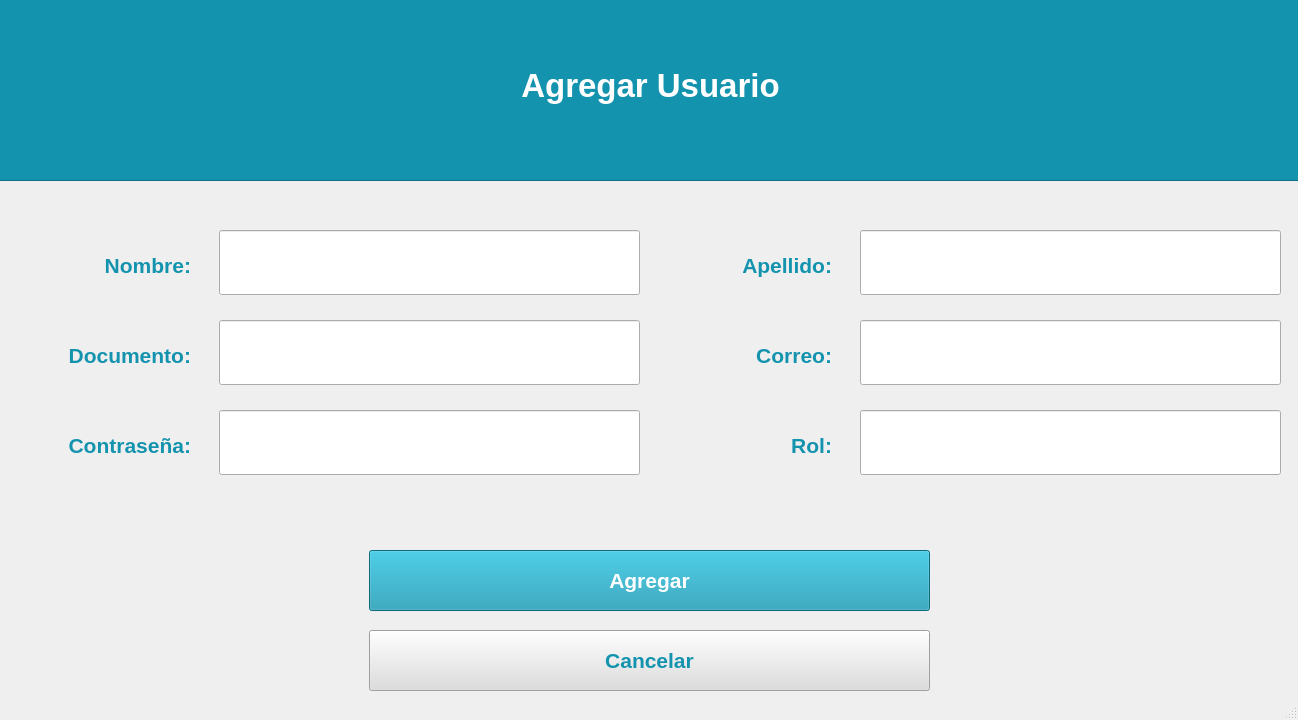
<?xml version="1.0" encoding="UTF-8"?>
<ui version="4.0">
 <class>MainWindow</class>
 <widget class="QMainWindow" name="MainWindow">
  <property name="geometry">
   <rect>
    <x>0</x>
    <y>0</y>
    <width>1298</width>
    <height>720</height>
   </rect>
  </property>
  <property name="minimumSize">
   <size>
    <width>1298</width>
    <height>720</height>
   </size>
  </property>
  <property name="maximumSize">
   <size>
    <width>1298</width>
    <height>720</height>
   </size>
  </property>
  <property name="windowTitle">
   <string>MainWindow</string>
  </property>
  <widget class="QWidget" name="centralwidget">
   <widget class="QPushButton" name="Agregar">
    <property name="geometry">
     <rect>
      <x>369</x>
      <y>550</y>
      <width>561</width>
      <height>61</height>
     </rect>
    </property>
    <property name="palette">
     <palette>
      <active>
       <colorrole role="WindowText">
        <brush brushstyle="SolidPattern">
         <color alpha="255">
          <red>255</red>
          <green>255</green>
          <blue>255</blue>
         </color>
        </brush>
       </colorrole>
       <colorrole role="Button">
        <brush brushstyle="SolidPattern">
         <color alpha="255">
          <red>20</red>
          <green>147</green>
          <blue>174</blue>
         </color>
        </brush>
       </colorrole>
       <colorrole role="ButtonText">
        <brush brushstyle="SolidPattern">
         <color alpha="255">
          <red>255</red>
          <green>255</green>
          <blue>255</blue>
         </color>
        </brush>
       </colorrole>
       <colorrole role="Base">
        <brush brushstyle="SolidPattern">
         <color alpha="255">
          <red>20</red>
          <green>147</green>
          <blue>174</blue>
         </color>
        </brush>
       </colorrole>
       <colorrole role="Window">
        <brush brushstyle="SolidPattern">
         <color alpha="255">
          <red>20</red>
          <green>147</green>
          <blue>174</blue>
         </color>
        </brush>
       </colorrole>
      </active>
      <inactive>
       <colorrole role="WindowText">
        <brush brushstyle="SolidPattern">
         <color alpha="255">
          <red>255</red>
          <green>255</green>
          <blue>255</blue>
         </color>
        </brush>
       </colorrole>
       <colorrole role="Button">
        <brush brushstyle="SolidPattern">
         <color alpha="255">
          <red>20</red>
          <green>147</green>
          <blue>174</blue>
         </color>
        </brush>
       </colorrole>
       <colorrole role="ButtonText">
        <brush brushstyle="SolidPattern">
         <color alpha="255">
          <red>255</red>
          <green>255</green>
          <blue>255</blue>
         </color>
        </brush>
       </colorrole>
       <colorrole role="Base">
        <brush brushstyle="SolidPattern">
         <color alpha="255">
          <red>20</red>
          <green>147</green>
          <blue>174</blue>
         </color>
        </brush>
       </colorrole>
       <colorrole role="Window">
        <brush brushstyle="SolidPattern">
         <color alpha="255">
          <red>20</red>
          <green>147</green>
          <blue>174</blue>
         </color>
        </brush>
       </colorrole>
      </inactive>
      <disabled>
       <colorrole role="WindowText">
        <brush brushstyle="SolidPattern">
         <color alpha="255">
          <red>120</red>
          <green>120</green>
          <blue>120</blue>
         </color>
        </brush>
       </colorrole>
       <colorrole role="Button">
        <brush brushstyle="SolidPattern">
         <color alpha="255">
          <red>20</red>
          <green>147</green>
          <blue>174</blue>
         </color>
        </brush>
       </colorrole>
       <colorrole role="ButtonText">
        <brush brushstyle="SolidPattern">
         <color alpha="255">
          <red>120</red>
          <green>120</green>
          <blue>120</blue>
         </color>
        </brush>
       </colorrole>
       <colorrole role="Base">
        <brush brushstyle="SolidPattern">
         <color alpha="255">
          <red>20</red>
          <green>147</green>
          <blue>174</blue>
         </color>
        </brush>
       </colorrole>
       <colorrole role="Window">
        <brush brushstyle="SolidPattern">
         <color alpha="255">
          <red>20</red>
          <green>147</green>
          <blue>174</blue>
         </color>
        </brush>
       </colorrole>
      </disabled>
     </palette>
    </property>
    <property name="font">
     <font>
      <pointsize>16</pointsize>
      <weight>75</weight>
      <italic>false</italic>
      <bold>true</bold>
      <underline>false</underline>
      <strikeout>false</strikeout>
     </font>
    </property>
    <property name="styleSheet">
     <string notr="true">background-color: rgb(20, 147, 174)</string>
    </property>
    <property name="text">
     <string>Agregar</string>
    </property>
   </widget>
   <widget class="QPushButton" name="Cancelar">
    <property name="geometry">
     <rect>
      <x>369</x>
      <y>630</y>
      <width>561</width>
      <height>61</height>
     </rect>
    </property>
    <property name="palette">
     <palette>
      <active>
       <colorrole role="Button">
        <brush brushstyle="SolidPattern">
         <color alpha="255">
          <red>221</red>
          <green>221</green>
          <blue>221</blue>
         </color>
        </brush>
       </colorrole>
       <colorrole role="ButtonText">
        <brush brushstyle="SolidPattern">
         <color alpha="255">
          <red>20</red>
          <green>147</green>
          <blue>174</blue>
         </color>
        </brush>
       </colorrole>
       <colorrole role="Base">
        <brush brushstyle="SolidPattern">
         <color alpha="255">
          <red>221</red>
          <green>221</green>
          <blue>221</blue>
         </color>
        </brush>
       </colorrole>
       <colorrole role="Window">
        <brush brushstyle="SolidPattern">
         <color alpha="255">
          <red>221</red>
          <green>221</green>
          <blue>221</blue>
         </color>
        </brush>
       </colorrole>
      </active>
      <inactive>
       <colorrole role="Button">
        <brush brushstyle="SolidPattern">
         <color alpha="255">
          <red>221</red>
          <green>221</green>
          <blue>221</blue>
         </color>
        </brush>
       </colorrole>
       <colorrole role="ButtonText">
        <brush brushstyle="SolidPattern">
         <color alpha="255">
          <red>20</red>
          <green>147</green>
          <blue>174</blue>
         </color>
        </brush>
       </colorrole>
       <colorrole role="Base">
        <brush brushstyle="SolidPattern">
         <color alpha="255">
          <red>221</red>
          <green>221</green>
          <blue>221</blue>
         </color>
        </brush>
       </colorrole>
       <colorrole role="Window">
        <brush brushstyle="SolidPattern">
         <color alpha="255">
          <red>221</red>
          <green>221</green>
          <blue>221</blue>
         </color>
        </brush>
       </colorrole>
      </inactive>
      <disabled>
       <colorrole role="Button">
        <brush brushstyle="SolidPattern">
         <color alpha="255">
          <red>221</red>
          <green>221</green>
          <blue>221</blue>
         </color>
        </brush>
       </colorrole>
       <colorrole role="ButtonText">
        <brush brushstyle="SolidPattern">
         <color alpha="255">
          <red>120</red>
          <green>120</green>
          <blue>120</blue>
         </color>
        </brush>
       </colorrole>
       <colorrole role="Base">
        <brush brushstyle="SolidPattern">
         <color alpha="255">
          <red>221</red>
          <green>221</green>
          <blue>221</blue>
         </color>
        </brush>
       </colorrole>
       <colorrole role="Window">
        <brush brushstyle="SolidPattern">
         <color alpha="255">
          <red>221</red>
          <green>221</green>
          <blue>221</blue>
         </color>
        </brush>
       </colorrole>
      </disabled>
     </palette>
    </property>
    <property name="font">
     <font>
      <pointsize>16</pointsize>
      <weight>75</weight>
      <bold>true</bold>
     </font>
    </property>
    <property name="styleSheet">
     <string notr="true">background-color: rgb(221, 221, 221);</string>
    </property>
    <property name="text">
     <string>Cancelar</string>
    </property>
   </widget>
   <widget class="QLabel" name="label_2">
    <property name="geometry">
     <rect>
      <x>20</x>
      <y>225</y>
      <width>171</width>
      <height>81</height>
     </rect>
    </property>
    <property name="palette">
     <palette>
      <active>
       <colorrole role="WindowText">
        <brush brushstyle="SolidPattern">
         <color alpha="255">
          <red>20</red>
          <green>147</green>
          <blue>174</blue>
         </color>
        </brush>
       </colorrole>
      </active>
      <inactive>
       <colorrole role="WindowText">
        <brush brushstyle="SolidPattern">
         <color alpha="255">
          <red>20</red>
          <green>147</green>
          <blue>174</blue>
         </color>
        </brush>
       </colorrole>
      </inactive>
      <disabled>
       <colorrole role="WindowText">
        <brush brushstyle="SolidPattern">
         <color alpha="255">
          <red>120</red>
          <green>120</green>
          <blue>120</blue>
         </color>
        </brush>
       </colorrole>
      </disabled>
     </palette>
    </property>
    <property name="font">
     <font>
      <pointsize>16</pointsize>
      <weight>75</weight>
      <bold>true</bold>
     </font>
    </property>
    <property name="text">
     <string>  Nombre:</string>
    </property>
    <property name="alignment">
     <set>Qt::AlignRight|Qt::AlignTrailing|Qt::AlignVCenter</set>
    </property>
   </widget>
   <widget class="QLabel" name="label_3">
    <property name="geometry">
     <rect>
      <x>661</x>
      <y>225</y>
      <width>171</width>
      <height>81</height>
     </rect>
    </property>
    <property name="palette">
     <palette>
      <active>
       <colorrole role="WindowText">
        <brush brushstyle="SolidPattern">
         <color alpha="255">
          <red>20</red>
          <green>147</green>
          <blue>174</blue>
         </color>
        </brush>
       </colorrole>
      </active>
      <inactive>
       <colorrole role="WindowText">
        <brush brushstyle="SolidPattern">
         <color alpha="255">
          <red>20</red>
          <green>147</green>
          <blue>174</blue>
         </color>
        </brush>
       </colorrole>
      </inactive>
      <disabled>
       <colorrole role="WindowText">
        <brush brushstyle="SolidPattern">
         <color alpha="255">
          <red>120</red>
          <green>120</green>
          <blue>120</blue>
         </color>
        </brush>
       </colorrole>
      </disabled>
     </palette>
    </property>
    <property name="font">
     <font>
      <pointsize>16</pointsize>
      <weight>75</weight>
      <bold>true</bold>
     </font>
    </property>
    <property name="text">
     <string>  Apellido:</string>
    </property>
    <property name="alignment">
     <set>Qt::AlignRight|Qt::AlignTrailing|Qt::AlignVCenter</set>
    </property>
   </widget>
   <widget class="QLabel" name="label_5">
    <property name="geometry">
     <rect>
      <x>20</x>
      <y>315</y>
      <width>171</width>
      <height>81</height>
     </rect>
    </property>
    <property name="palette">
     <palette>
      <active>
       <colorrole role="WindowText">
        <brush brushstyle="SolidPattern">
         <color alpha="255">
          <red>20</red>
          <green>147</green>
          <blue>174</blue>
         </color>
        </brush>
       </colorrole>
      </active>
      <inactive>
       <colorrole role="WindowText">
        <brush brushstyle="SolidPattern">
         <color alpha="255">
          <red>20</red>
          <green>147</green>
          <blue>174</blue>
         </color>
        </brush>
       </colorrole>
      </inactive>
      <disabled>
       <colorrole role="WindowText">
        <brush brushstyle="SolidPattern">
         <color alpha="255">
          <red>120</red>
          <green>120</green>
          <blue>120</blue>
         </color>
        </brush>
       </colorrole>
      </disabled>
     </palette>
    </property>
    <property name="font">
     <font>
      <pointsize>16</pointsize>
      <weight>75</weight>
      <bold>true</bold>
     </font>
    </property>
    <property name="text">
     <string>  Documento:</string>
    </property>
    <property name="alignment">
     <set>Qt::AlignRight|Qt::AlignTrailing|Qt::AlignVCenter</set>
    </property>
   </widget>
   <widget class="QLabel" name="label_8">
    <property name="geometry">
     <rect>
      <x>661</x>
      <y>315</y>
      <width>171</width>
      <height>81</height>
     </rect>
    </property>
    <property name="palette">
     <palette>
      <active>
       <colorrole role="WindowText">
        <brush brushstyle="SolidPattern">
         <color alpha="255">
          <red>20</red>
          <green>147</green>
          <blue>174</blue>
         </color>
        </brush>
       </colorrole>
      </active>
      <inactive>
       <colorrole role="WindowText">
        <brush brushstyle="SolidPattern">
         <color alpha="255">
          <red>20</red>
          <green>147</green>
          <blue>174</blue>
         </color>
        </brush>
       </colorrole>
      </inactive>
      <disabled>
       <colorrole role="WindowText">
        <brush brushstyle="SolidPattern">
         <color alpha="255">
          <red>120</red>
          <green>120</green>
          <blue>120</blue>
         </color>
        </brush>
       </colorrole>
      </disabled>
     </palette>
    </property>
    <property name="font">
     <font>
      <pointsize>16</pointsize>
      <weight>75</weight>
      <bold>true</bold>
     </font>
    </property>
    <property name="text">
     <string>  Correo:</string>
    </property>
    <property name="alignment">
     <set>Qt::AlignRight|Qt::AlignTrailing|Qt::AlignVCenter</set>
    </property>
   </widget>
   <widget class="QLabel" name="label_9">
    <property name="geometry">
     <rect>
      <x>20</x>
      <y>405</y>
      <width>171</width>
      <height>81</height>
     </rect>
    </property>
    <property name="palette">
     <palette>
      <active>
       <colorrole role="WindowText">
        <brush brushstyle="SolidPattern">
         <color alpha="255">
          <red>20</red>
          <green>147</green>
          <blue>174</blue>
         </color>
        </brush>
       </colorrole>
      </active>
      <inactive>
       <colorrole role="WindowText">
        <brush brushstyle="SolidPattern">
         <color alpha="255">
          <red>20</red>
          <green>147</green>
          <blue>174</blue>
         </color>
        </brush>
       </colorrole>
      </inactive>
      <disabled>
       <colorrole role="WindowText">
        <brush brushstyle="SolidPattern">
         <color alpha="255">
          <red>120</red>
          <green>120</green>
          <blue>120</blue>
         </color>
        </brush>
       </colorrole>
      </disabled>
     </palette>
    </property>
    <property name="font">
     <font>
      <pointsize>16</pointsize>
      <weight>75</weight>
      <bold>true</bold>
     </font>
    </property>
    <property name="text">
     <string>  Contraseña:</string>
    </property>
    <property name="alignment">
     <set>Qt::AlignRight|Qt::AlignTrailing|Qt::AlignVCenter</set>
    </property>
   </widget>
   <widget class="QLabel" name="label_12">
    <property name="geometry">
     <rect>
      <x>661</x>
      <y>405</y>
      <width>171</width>
      <height>81</height>
     </rect>
    </property>
    <property name="palette">
     <palette>
      <active>
       <colorrole role="WindowText">
        <brush brushstyle="SolidPattern">
         <color alpha="255">
          <red>20</red>
          <green>147</green>
          <blue>174</blue>
         </color>
        </brush>
       </colorrole>
      </active>
      <inactive>
       <colorrole role="WindowText">
        <brush brushstyle="SolidPattern">
         <color alpha="255">
          <red>20</red>
          <green>147</green>
          <blue>174</blue>
         </color>
        </brush>
       </colorrole>
      </inactive>
      <disabled>
       <colorrole role="WindowText">
        <brush brushstyle="SolidPattern">
         <color alpha="255">
          <red>120</red>
          <green>120</green>
          <blue>120</blue>
         </color>
        </brush>
       </colorrole>
      </disabled>
     </palette>
    </property>
    <property name="font">
     <font>
      <pointsize>16</pointsize>
      <weight>75</weight>
      <bold>true</bold>
     </font>
    </property>
    <property name="text">
     <string>  Rol:</string>
    </property>
    <property name="alignment">
     <set>Qt::AlignRight|Qt::AlignTrailing|Qt::AlignVCenter</set>
    </property>
   </widget>
   <widget class="QFrame" name="frame">
    <property name="geometry">
     <rect>
      <x>-130</x>
      <y>-20</y>
      <width>1621</width>
      <height>201</height>
     </rect>
    </property>
    <property name="styleSheet">
     <string notr="true">background-color: rgb(20, 147, 174);</string>
    </property>
    <property name="frameShape">
     <enum>QFrame::StyledPanel</enum>
    </property>
    <property name="frameShadow">
     <enum>QFrame::Raised</enum>
    </property>
    <widget class="QLabel" name="label_15">
     <property name="geometry">
      <rect>
       <x>505</x>
       <y>70</y>
       <width>551</width>
       <height>71</height>
      </rect>
     </property>
     <property name="palette">
      <palette>
       <active>
        <colorrole role="WindowText">
         <brush brushstyle="SolidPattern">
          <color alpha="255">
           <red>255</red>
           <green>255</green>
           <blue>255</blue>
          </color>
         </brush>
        </colorrole>
        <colorrole role="Button">
         <brush brushstyle="SolidPattern">
          <color alpha="255">
           <red>20</red>
           <green>147</green>
           <blue>174</blue>
          </color>
         </brush>
        </colorrole>
        <colorrole role="Base">
         <brush brushstyle="SolidPattern">
          <color alpha="255">
           <red>20</red>
           <green>147</green>
           <blue>174</blue>
          </color>
         </brush>
        </colorrole>
        <colorrole role="Window">
         <brush brushstyle="SolidPattern">
          <color alpha="255">
           <red>20</red>
           <green>147</green>
           <blue>174</blue>
          </color>
         </brush>
        </colorrole>
       </active>
       <inactive>
        <colorrole role="WindowText">
         <brush brushstyle="SolidPattern">
          <color alpha="255">
           <red>255</red>
           <green>255</green>
           <blue>255</blue>
          </color>
         </brush>
        </colorrole>
        <colorrole role="Button">
         <brush brushstyle="SolidPattern">
          <color alpha="255">
           <red>20</red>
           <green>147</green>
           <blue>174</blue>
          </color>
         </brush>
        </colorrole>
        <colorrole role="Base">
         <brush brushstyle="SolidPattern">
          <color alpha="255">
           <red>20</red>
           <green>147</green>
           <blue>174</blue>
          </color>
         </brush>
        </colorrole>
        <colorrole role="Window">
         <brush brushstyle="SolidPattern">
          <color alpha="255">
           <red>20</red>
           <green>147</green>
           <blue>174</blue>
          </color>
         </brush>
        </colorrole>
       </inactive>
       <disabled>
        <colorrole role="WindowText">
         <brush brushstyle="SolidPattern">
          <color alpha="255">
           <red>120</red>
           <green>120</green>
           <blue>120</blue>
          </color>
         </brush>
        </colorrole>
        <colorrole role="Button">
         <brush brushstyle="SolidPattern">
          <color alpha="255">
           <red>20</red>
           <green>147</green>
           <blue>174</blue>
          </color>
         </brush>
        </colorrole>
        <colorrole role="Base">
         <brush brushstyle="SolidPattern">
          <color alpha="255">
           <red>20</red>
           <green>147</green>
           <blue>174</blue>
          </color>
         </brush>
        </colorrole>
        <colorrole role="Window">
         <brush brushstyle="SolidPattern">
          <color alpha="255">
           <red>20</red>
           <green>147</green>
           <blue>174</blue>
          </color>
         </brush>
        </colorrole>
       </disabled>
      </palette>
     </property>
     <property name="font">
      <font>
       <pointsize>25</pointsize>
       <weight>75</weight>
       <bold>true</bold>
       <stylestrategy>PreferDefault</stylestrategy>
      </font>
     </property>
     <property name="layoutDirection">
      <enum>Qt::LeftToRight</enum>
     </property>
     <property name="text">
      <string>Agregar Usuario</string>
     </property>
     <property name="alignment">
      <set>Qt::AlignCenter</set>
     </property>
    </widget>
   </widget>
   <widget class="QFrame" name="frame_2">
    <property name="geometry">
     <rect>
      <x>629</x>
      <y>540</y>
      <width>1</width>
      <height>1</height>
     </rect>
    </property>
    <property name="frameShape">
     <enum>QFrame::StyledPanel</enum>
    </property>
    <property name="frameShadow">
     <enum>QFrame::Raised</enum>
    </property>
   </widget>
   <widget class="QLineEdit" name="lineEdit">
    <property name="geometry">
     <rect>
      <x>219</x>
      <y>230</y>
      <width>421</width>
      <height>65</height>
     </rect>
    </property>
    <property name="font">
     <font>
      <pointsize>14</pointsize>
     </font>
    </property>
   </widget>
   <widget class="QLineEdit" name="lineEdit_3">
    <property name="geometry">
     <rect>
      <x>219</x>
      <y>320</y>
      <width>421</width>
      <height>65</height>
     </rect>
    </property>
    <property name="font">
     <font>
      <pointsize>14</pointsize>
     </font>
    </property>
   </widget>
   <widget class="QLineEdit" name="lineEdit_4">
    <property name="geometry">
     <rect>
      <x>219</x>
      <y>410</y>
      <width>421</width>
      <height>65</height>
     </rect>
    </property>
    <property name="font">
     <font>
      <pointsize>14</pointsize>
     </font>
    </property>
   </widget>
   <widget class="QLineEdit" name="lineEdit_2">
    <property name="geometry">
     <rect>
      <x>860</x>
      <y>230</y>
      <width>421</width>
      <height>65</height>
     </rect>
    </property>
   </widget>
   <widget class="QLineEdit" name="lineEdit_5">
    <property name="geometry">
     <rect>
      <x>860</x>
      <y>320</y>
      <width>421</width>
      <height>65</height>
     </rect>
    </property>
   </widget>
   <widget class="QLineEdit" name="lineEdit_6">
    <property name="geometry">
     <rect>
      <x>860</x>
      <y>410</y>
      <width>421</width>
      <height>65</height>
     </rect>
    </property>
   </widget>
  </widget>
  <widget class="QStatusBar" name="statusbar"/>
 </widget>
 <resources/>
 <connections/>
</ui>
